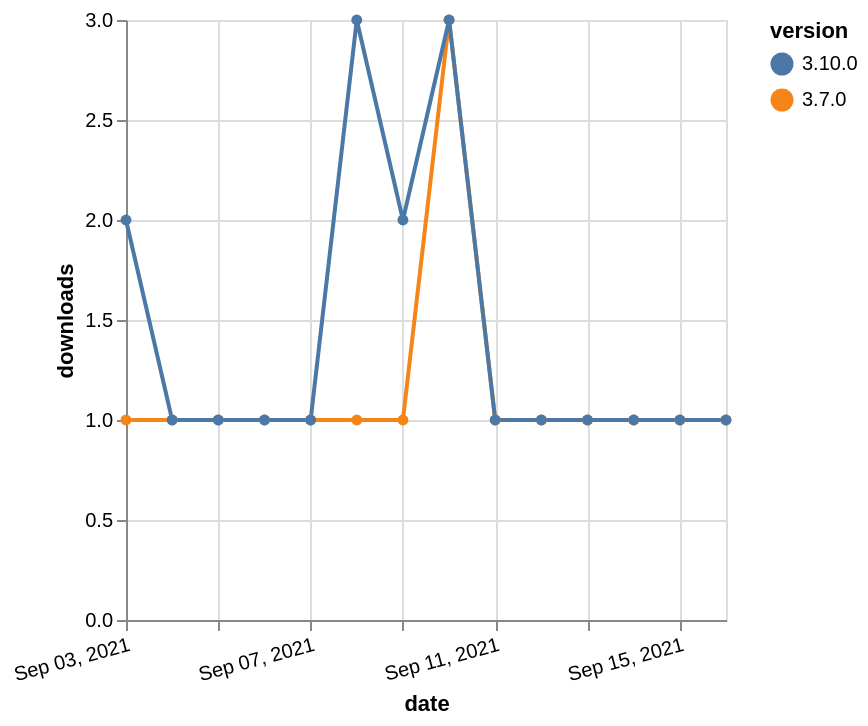

Describe this chart as a Vega-Lite specification.
### Vega-Lite specification from a JSON file in a GitHub repository (floating-point values rounded to 4 significant figures)
{"$schema": "https://vega.github.io/schema/vega-lite/v5.json", "description": "A simple bar chart with embedded data.", "data": {"values": [{"date": "2021-09-03", "total": 306, "delta": 1, "version": "3.7.0"}, {"date": "2021-09-04", "total": 307, "delta": 1, "version": "3.7.0"}, {"date": "2021-09-05", "total": 308, "delta": 1, "version": "3.7.0"}, {"date": "2021-09-06", "total": 309, "delta": 1, "version": "3.7.0"}, {"date": "2021-09-07", "total": 310, "delta": 1, "version": "3.7.0"}, {"date": "2021-09-08", "total": 311, "delta": 1, "version": "3.7.0"}, {"date": "2021-09-09", "total": 312, "delta": 1, "version": "3.7.0"}, {"date": "2021-09-10", "total": 315, "delta": 3, "version": "3.7.0"}, {"date": "2021-09-11", "total": 316, "delta": 1, "version": "3.7.0"}, {"date": "2021-09-12", "total": 317, "delta": 1, "version": "3.7.0"}, {"date": "2021-09-13", "total": 318, "delta": 1, "version": "3.7.0"}, {"date": "2021-09-14", "total": 319, "delta": 1, "version": "3.7.0"}, {"date": "2021-09-15", "total": 320, "delta": 1, "version": "3.7.0"}, {"date": "2021-09-16", "total": 321, "delta": 1, "version": "3.7.0"}, {"date": "2021-09-03", "total": 356, "delta": 2, "version": "3.10.0"}, {"date": "2021-09-04", "total": 357, "delta": 1, "version": "3.10.0"}, {"date": "2021-09-05", "total": 358, "delta": 1, "version": "3.10.0"}, {"date": "2021-09-06", "total": 359, "delta": 1, "version": "3.10.0"}, {"date": "2021-09-07", "total": 360, "delta": 1, "version": "3.10.0"}, {"date": "2021-09-08", "total": 363, "delta": 3, "version": "3.10.0"}, {"date": "2021-09-09", "total": 365, "delta": 2, "version": "3.10.0"}, {"date": "2021-09-10", "total": 368, "delta": 3, "version": "3.10.0"}, {"date": "2021-09-11", "total": 369, "delta": 1, "version": "3.10.0"}, {"date": "2021-09-12", "total": 370, "delta": 1, "version": "3.10.0"}, {"date": "2021-09-13", "total": 371, "delta": 1, "version": "3.10.0"}, {"date": "2021-09-14", "total": 372, "delta": 1, "version": "3.10.0"}, {"date": "2021-09-15", "total": 373, "delta": 1, "version": "3.10.0"}, {"date": "2021-09-16", "total": 374, "delta": 1, "version": "3.10.0"}]}, "width": "container", "mark": {"type": "line", "point": {"filled": true}}, "encoding": {"x": {"field": "date", "type": "temporal", "timeUnit": "yearmonthdate", "title": "date", "axis": {"labelAngle": -15}}, "y": {"field": "delta", "type": "quantitative", "title": "downloads"}, "color": {"field": "version", "type": "nominal"}, "tooltip": {"field": "delta"}}}
